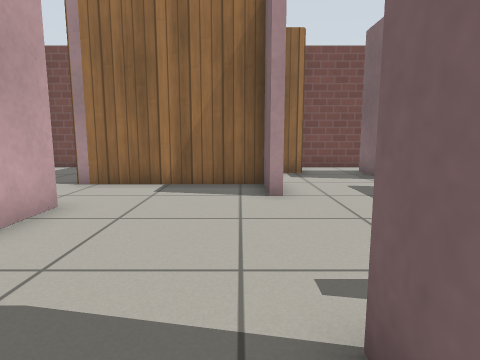
View 1 (above)

24 first-person views from a walk through a robot-simulator world made for Gazebo. The camera is 0.67 m above the floor, tilts 8° down and sees 75° across. The floor is counted in squares, 0.5 m on a side. Each view is taken from the middle of a square. On the plan, view 1 faces up. The plan holds only what a view shows up to about 14 squares ahead; the rest is blank. Gazebo's built-in surfaces are drawn with simple patterns.

View 2
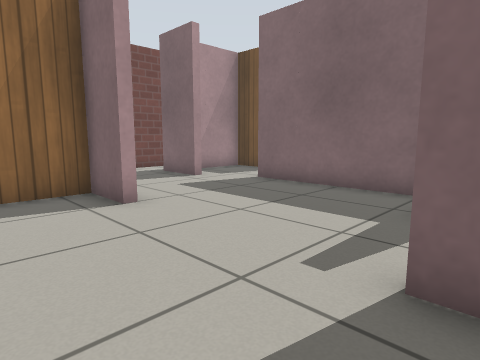

View 3
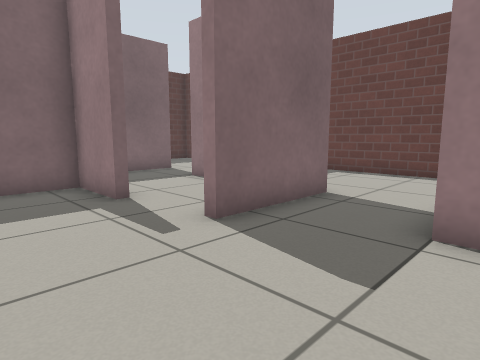

View 4
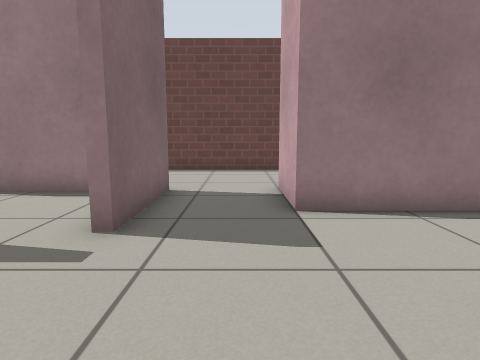

View 5
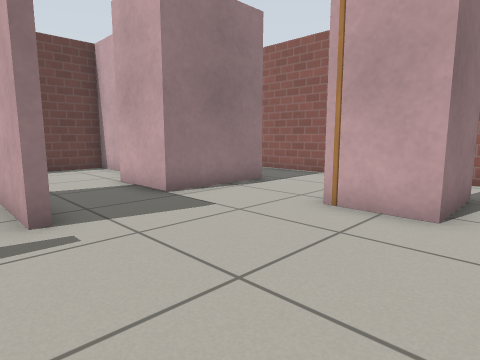

View 6
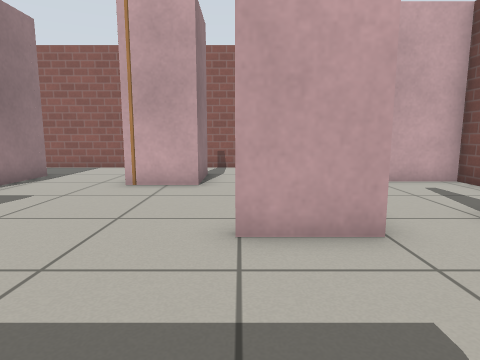

View 7
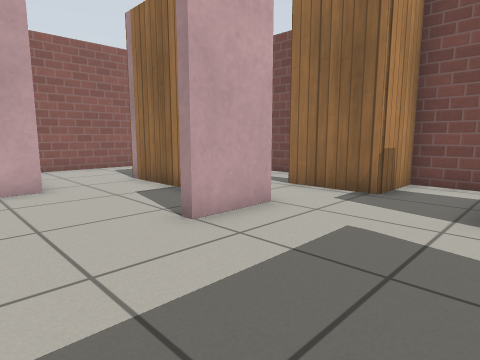

View 8
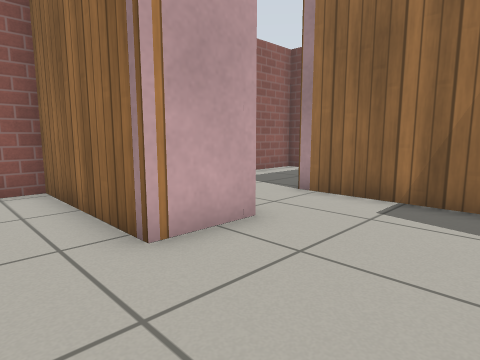

View 9
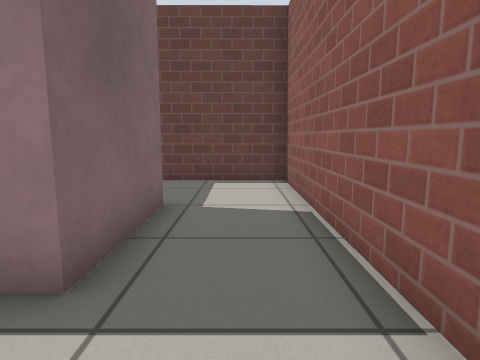

View 10
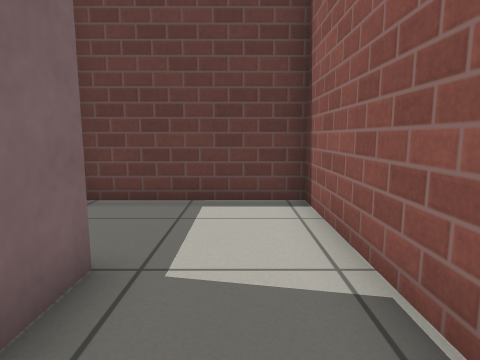

View 11
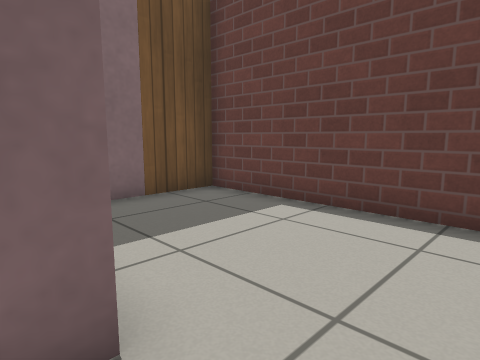

View 12
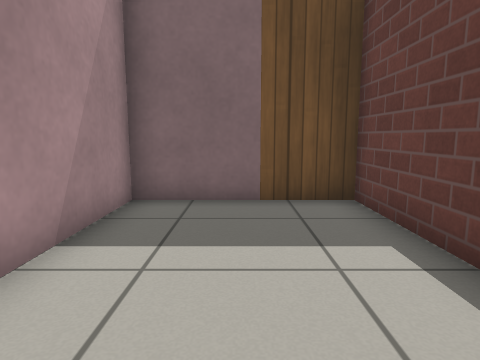

View 13
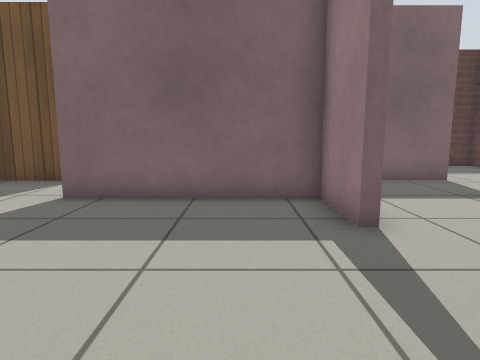

View 14
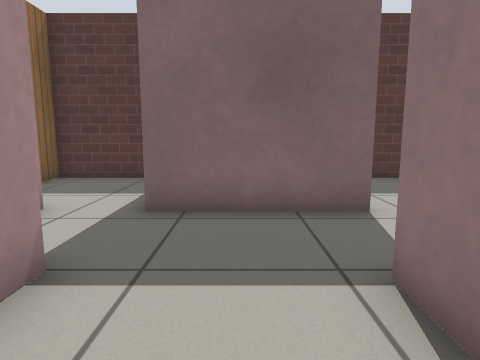

View 15
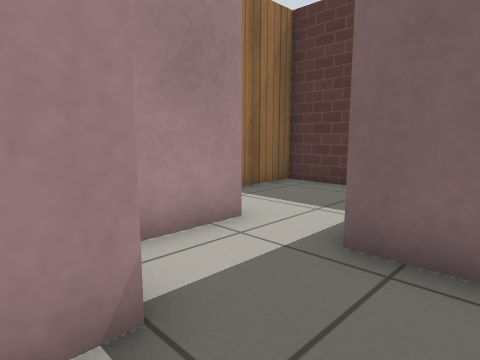

View 16
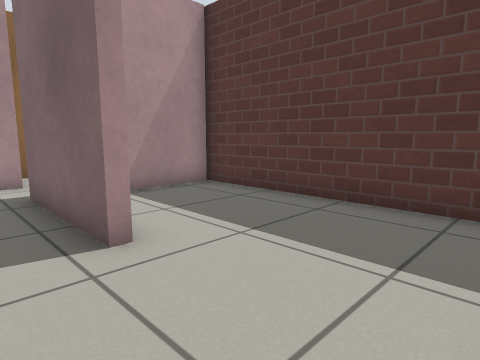

View 17
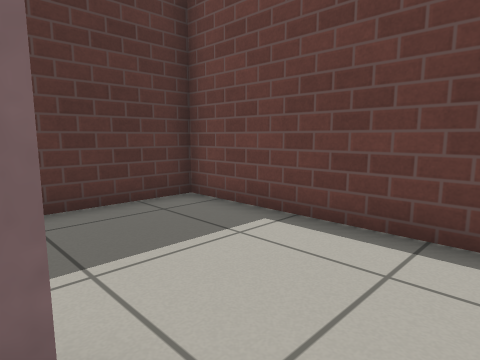

View 18
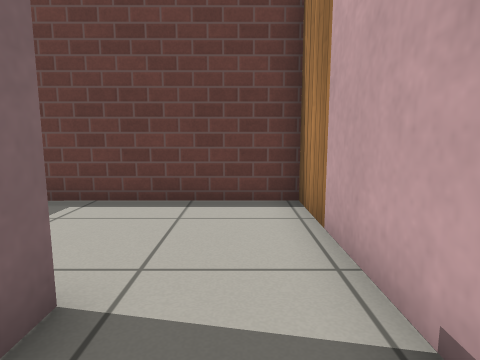

View 19
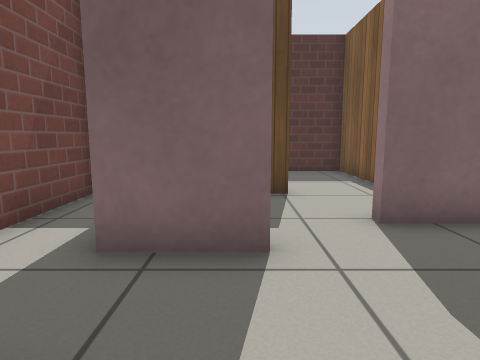

View 20
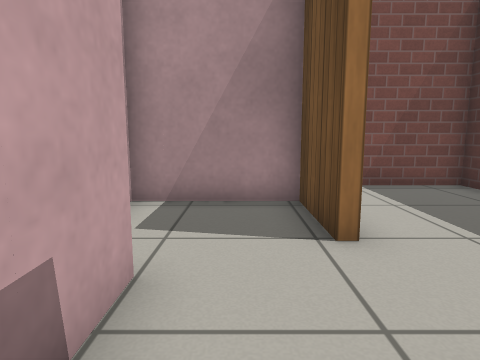

View 21
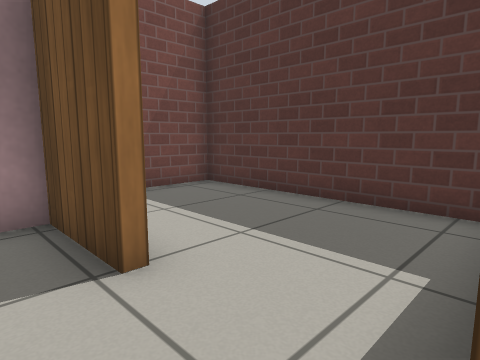

View 22
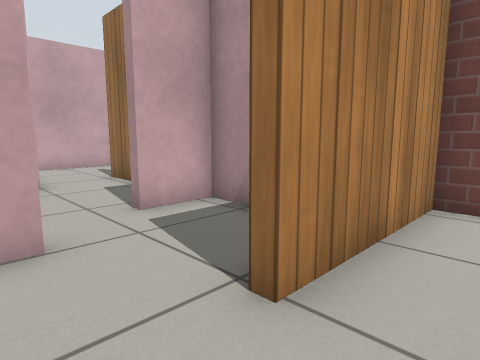

View 23
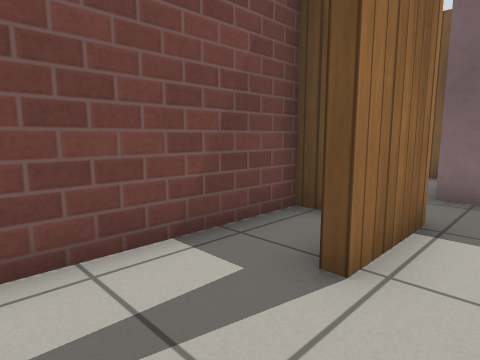

View 24
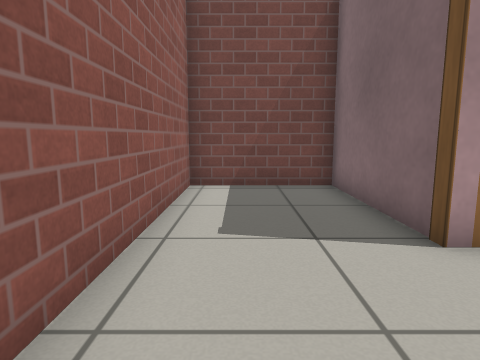

### Floor plan
Key: @ floor where view 1 was taken; # wall or solid block; . floor.
Columns run from 9 left of view 1 to 13 right of it. Each row starts with its distance up from view 1.
 14 #######################
 13 #....#.....#.....#....#
 12 #....#...###..####....#
 11 #....#........#..#....#
 10 #....#........#..#....#
  9 #....######......#....#
  8 #.........#...........#
  7 #.........#....#......#
  6 #...##.........#. #####
  5   .  #.........#. ....#
  4 ######.........###....#
  3 #..............#......#
  2 #............###.######
  1 #.........#......# ...#
  0 #...####.@#......# ...#
 -1 #...#  #..######.#....#
 -2 #...#  #.......#.#....#
 -3 #...#  ........#......#
 -4 #....  ........#......#
 -5 #.....#........#......#
 -6 #.....#........#......#
 -7 #######################

Positions as (right, up) in squares from view 1, and headings:
1: (0, 0), facing up
2: (-2, 1), facing up-right
3: (-3, 5), facing down-right
4: (-1, 6), facing down
5: (2, 7), facing down-left
6: (5, 7), facing left
7: (5, 4), facing up-left
8: (0, 2), facing up-left
9: (-7, 3), facing down
10: (-7, 0), facing down
11: (-1, -1), facing down-right
12: (-1, -4), facing right
13: (-1, 4), facing right
14: (3, 0), facing right
15: (5, 0), facing up-right
16: (7, -6), facing up-right
17: (7, -2), facing down-right
18: (7, 0), facing down
19: (1, 10), facing right
20: (7, 5), facing up
21: (7, 6), facing up-right
22: (10, 7), facing up-left
23: (-3, 10), facing up-right
24: (-7, 5), facing up
